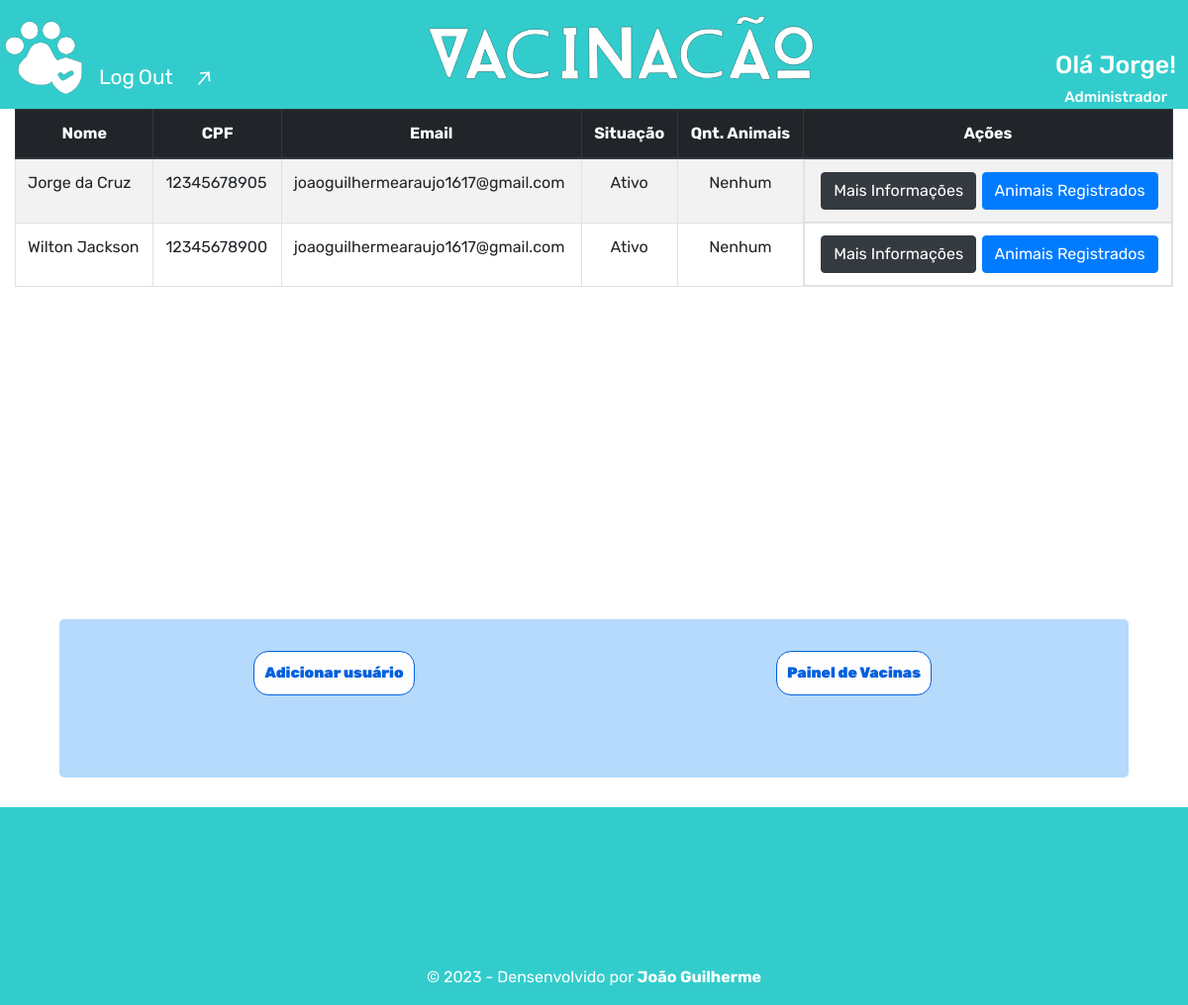
The page /pages/php/admin/home_admin.php (signed in) on the database its author committed.
### tables this page shows
CREATE TABLE `plogin` (
  `id` int NOT NULL AUTO_INCREMENT,
  `cpf` varchar(14) NOT NULL,
  `nome` varchar(45) NOT NULL,
  `senha1` varchar(45) DEFAULT NULL,
  `telefone` varchar(15) DEFAULT NULL,
  `email` varchar(100) DEFAULT NULL,
  `rua` varchar(100) DEFAULT NULL,
  `bairro` varchar(45) DEFAULT NULL,
  `cidades` varchar(45) DEFAULT NULL,
  `estado` varchar(45) DEFAULT NULL,
  `ativo` tinyint DEFAULT '0',
  `e_cliente` tinyint DEFAULT NULL,
  `data_criacao` timestamp NULL DEFAULT CURRENT_TIMESTAMP,
  PRIMARY KEY (`id`)
);

### pages/php/admin/home_admin.php (the view, shortened to what this page needs)
<?php
include('../functions/funcoes.php');
?>
<!DOCTYPE html>
<html lang="pt">
<head>
    <link rel="stylesheet" href="https://stackpath.bootstrapcdn.com/bootstrap/4.1.3/css/bootstrap.min.css">
    <link rel="stylesheet" type="text/css" href="../../../styles/home_admin.css" media="screen" />
</head>
<body>
    <header>
        <?php include('../includes/cabecalho.php') ?>
    </header>
    <main>
        <section id="section01" class="container-fluid">
        <div id="table_users">
            <table class="table table-bordered table-hover table-striped ">
                <thead class="thead-dark">
                    <tr class="table_cabec">
                        <th scope="col">Nome</th>
                        <th scope="col">CPF</th>
                        <th scope="col">Email</th>
                        <th scope="col">Situação</th>
                        <th scope="col">Qnt. Animais</th>
                        <th scope="col">Ações</th>
                    </tr>
                </thead>
                <tbody>
                    <?php
                    $mysqli = query_db();
                    $sql = "SELECT * FROM plogin order by nome" ;
                    $query = $mysqli->query($sql);
                    while ($dados = mysqli_fetch_assoc($query)){
                        $sql2 = "SELECT * FROM pets WHERE id_dono ='" .$dados['id']."'";
                        $query2 = $mysqli->query($sql2);
                        if($query2->num_rows==0){
                            $rows = 'Nenhum';
                        }
                        else{
                            $rows = $query2->num_rows;
                        }
                        $ativo = $dados['ativo'];
                        if($ativo==0){
                            $status = 'Inativo';
                        }
                        else{
                            $status = 'Ativo';
                        }
                        echo "<form action='perfil_user.php' method='post'>";
                        echo "<tr>";
                        echo '<td>' . $dados['nome'] . '</td>';
                        echo '<td>' . $dados['cpf'] . '</td>';
                        echo '<td>' . $dados['email'] . '</td>';
                        echo '<td class="align_text">' . $status . '</td>';
                        echo '<td class="align_text">' . $rows . '</td>';
                        echo "<td class='d-flex align-items-center justify-content-around'>
                        <button class='btn btn-dark botao_acoes' type='submit' id='" . $dados['id'] . "'>Mais Informações</button>
                        </form>
                        <form action='painel_pets.php' method='post'>";
                        echo "<button class='btn btn-primary botao_acoes' id='botao_adicionar'>Animais Registrados</button>
                        </form></td>";
                    }
                    ?>
                </tbody>
            </table>
        </div>
        </section>
        <section id="section02" class="container-fluid">
            <div class="row">
            <div class="inf_box col d-flex justify-content-around">
                <div class="col col-md-4">
                    <button class="button_user" onclick="window.location.href='register_users.php'"> Adicionar usuário</button>
                </div>
                <div class="col col-md-4">
                    <button class="button_vacinas-painel" onclick="window.location.href='painel_vacinas.php'">Painel de Vacinas</button>
                </div>
            </div>
            </div>
        </section>
    </main>
        <footer>
            <?php include('../includes/rodape.php') ?>
        </footer>
</body>
</html>

### pages/php/includes/cabecalho.php (shortened to what this page needs)
<link rel="stylesheet" type="text/css" href="../../../styles/cabecalho_e_rodape.css" media="screen" />
<div id="cabecalho">
    <img src="../../../icons/logo.png" class="logotipo">
    <img src="../../../icons/text_logo.png" class="texto_logo">
    <div id="user_menu">
            <h1 class="user"> <?php user_cabec() ?> </h1>
        <h2 class="category_a">
        <?php
        if(categoria_user() == 0){
            $cat = 'Administrador';
            }
        else{
            $cat = 'Cliente';
            }
        echo $cat;
        ?>
        </h2>
    </div>
    <button id="botao_logout" onclick="window.location.href='../index.php'">
        <div class="text">
            <span>Log</span>
            <span>Out</span>
        </div>
        <div class="clone">
        </div>
        <svg width="20px" xmlns="http://www.w3.org/2000/svg" class="h-6 w-6" fill="none" viewBox="0 0 24 24" stroke="currentColor" stroke-width="2">
             <path stroke-linecap="round" stroke-linejoin="round" d="M14 5l7 7m0 0l-7 7m7-7H3"></path>
        </svg>
    </button>
</div>

### styles/home_admin.css (style rules this page uses)
#table_users { overflow: auto; }
.table_cabec { text-align: center; }
#section02 { margin-top: 40vh; margin-bottom: 30px; width: 90%; }
.inf_box { text-align: center; background-color: rgb(181, 218, 251); height: 20vh; border-radius: 5px; }
.button_user { padding: 10px 10px; margin-top: 10%; border: solid; border-width: 1px; border-radius: 15px; color: #0060de; z-index: 1; background: #fffefe; position: relative; font-weight: 1000; font-size: 15px; transition: all 250ms; overflow: hidden; cursor: pointer; }
.button_user::before { content: ""; position: absolute; top: 0; left: 0; height: 100%; width: 0; border-radius: 15px; background-color: rgba(255,182,244,1); z-index: -1; -webkit-box-shadow: 4px 8px 19px -3px rgba(0,0,0,0.27); box-shadow: 4px 8px 19px -3px rgba(0,0,0,0.27); transition: all 250ms }
.button_vacinas-painel { padding: 10px 10px; margin-top: 10%; border: solid; border-width: 1px; border-radius: 15px; color: #0060de; z-index: 1; background: #fffefe; position: relative; font-weight: 1000; font-size: 15px; transition: all 250ms; overflow: hidden; cursor: pointer; }
.button_vacinas-painel::before { content: ""; position: absolute; top: 0; left: 0; height: 100%; width: 0; border-radius: 15px; background-color: rgb(178, 189, 251); z-index: -1; -webkit-box-shadow: 4px 8px 19px -3px rgba(0,0,0,0.27); box-shadow: 4px 8px 19px -3px rgba(0,0,0,0.27); transition: all 250ms }
.botao_acoes { margin-left: 3px; }
.align_text { text-align: center; }

### styles/cabecalho_e_rodape.css (style rules this page uses)
* { margin: 0; padding: 0; font-family: 'Rubik', sans-serif; }
footer { background-color: #33cccc; color: white; padding: 0; text-align: center; width: 100%; height: 25vh; }
#cabecalho { background-color: #33cccc; width: 100%; height: 110px; }
#user_menu { position: absolute; top: 5%; right: 1%; color: white; text-align: center; }
.user { font-size: 25px; }
.category_a { font-size: 15px; }
.logotipo { position: absolute; top: 10px; width: auto; height: 90px; }
.texto_logo { position: absolute; top: 10px; left: 35%; }
#botao_logout { width: 120px; height: 56px; overflow: hidden; border: none; color: #fff; background: none; position: relative; padding-bottom: 2em; cursor: pointer; position: absolute; top: 5%; left: 8%; }
#botao_logout > div,#botao_logout > svg { position: absolute; width: 100%; height: 100%; display: flex; }
#botao_logout:before { content: ""; position: absolute; height: 2px; bottom: 0; left: 0; width: 100%; transform: scaleX(0); transform-origin: bottom right; background: currentColor; transition: transform 0.25s ease-out; }
#botao_logout .clone > *,#botao_logout .text > * { opacity: 1; font-size: 1.3rem; transition: 0.2s; margin-left: 4px; }
#botao_logout svg { width: 20px; right: 0; top: 50%; transform: translateY(-50%) rotate(-50deg); transition: 0.2s ease-out; }

### rows shown on the page
plogin: e_cliente "Administrador", nome "Jorge da Cruz", cpf "12345678905", email "joaoguilhermearaujo1617@gmail.com", ativo "Ativo", rows "Nenhum"
plogin: nome "Wilton Jackson", cpf "12345678900", email "joaoguilhermearaujo1617@gmail.com", ativo "Ativo", rows "Nenhum"

### other values the page prints
$_SESSION['user_fname'] "Jorge"
